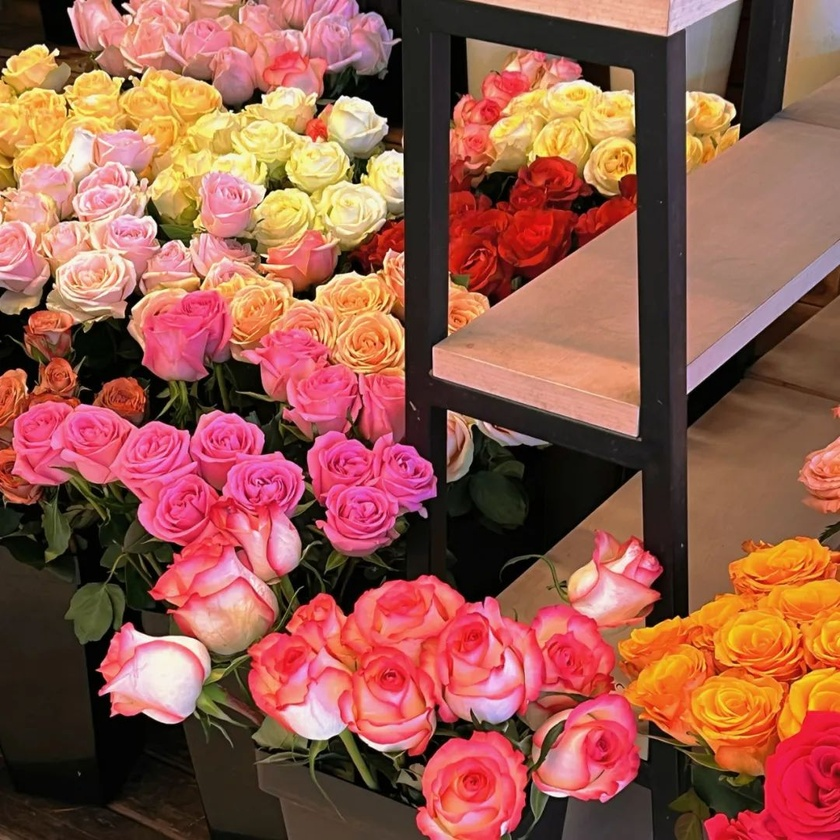
#> input picture 2021教学实习/代码源文件夹/creat/pic3.jpg, 840 x 840 px, shrunk from 1080 x 1080 before the run
$ python demo03.py
#> lines starting #> are read from the running program, lines starting #| are printed output that depends on the picture
from PIL import Image
from PIL import ImageFilter

im = Image.open('pic3.jpg')
#> im is the input picture: PIL image 840x840 RGB; mean R, G, B 150.1, 90.5, 75.7

# 模糊
im2 = im.filter(ImageFilter.BLUR)
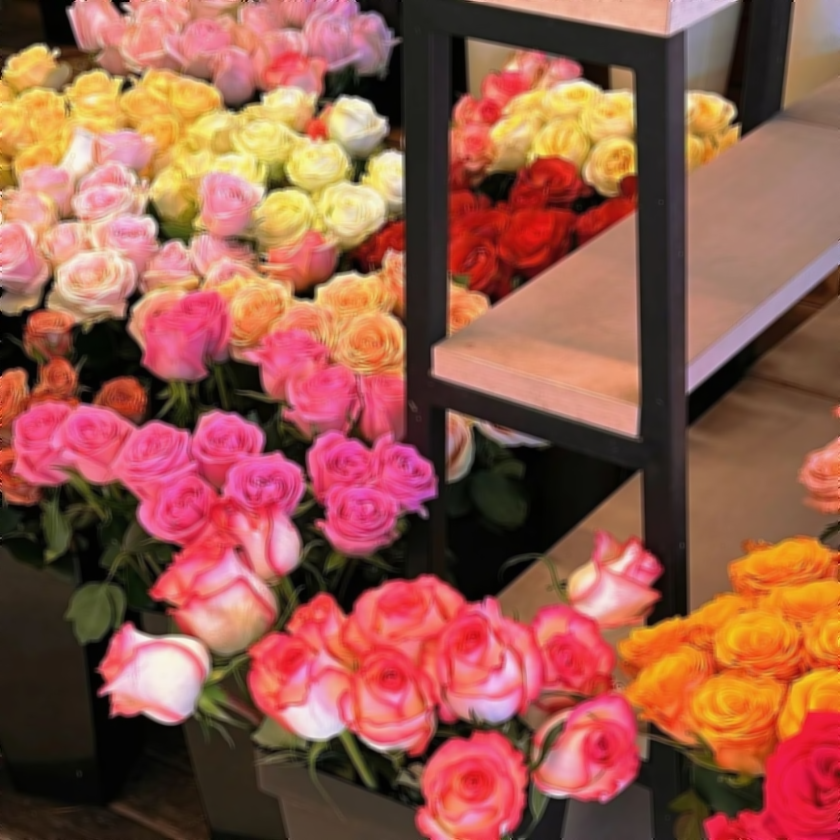
#> im2: PIL image 840x840 RGB; mean R, G, B 150.1, 90.6, 75.7
# 轮廓滤波
im3 = im.filter(ImageFilter.CONTOUR)
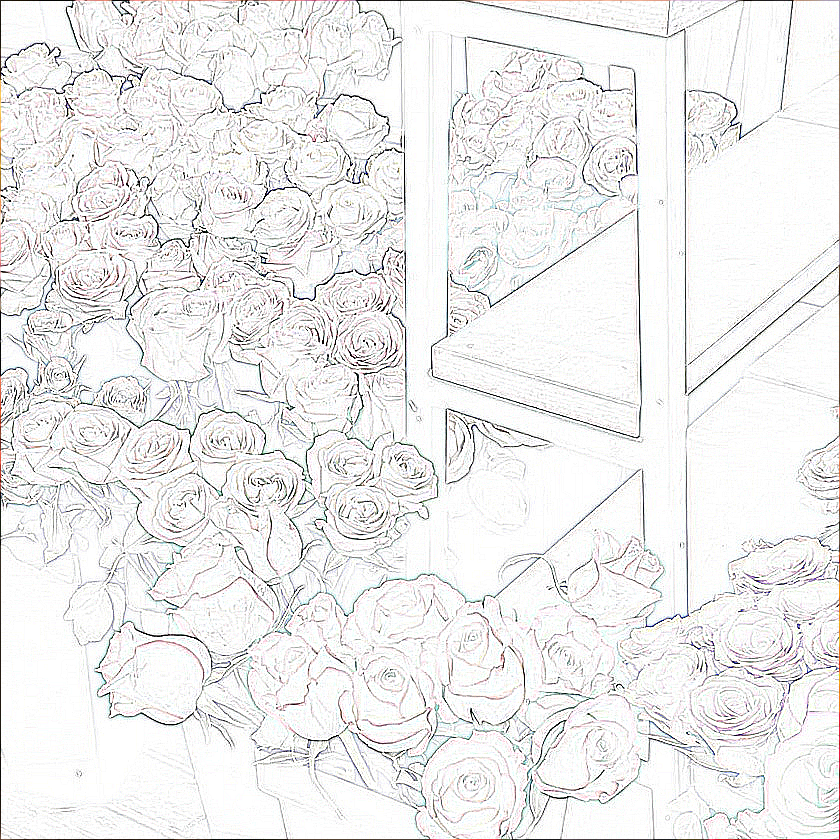
#> im3: PIL image 840x840 RGB; mean R, G, B 237.9, 237.4, 237.3
# 边缘增强滤波（锐化）
im4 = im.filter(ImageFilter.EDGE_ENHANCE)
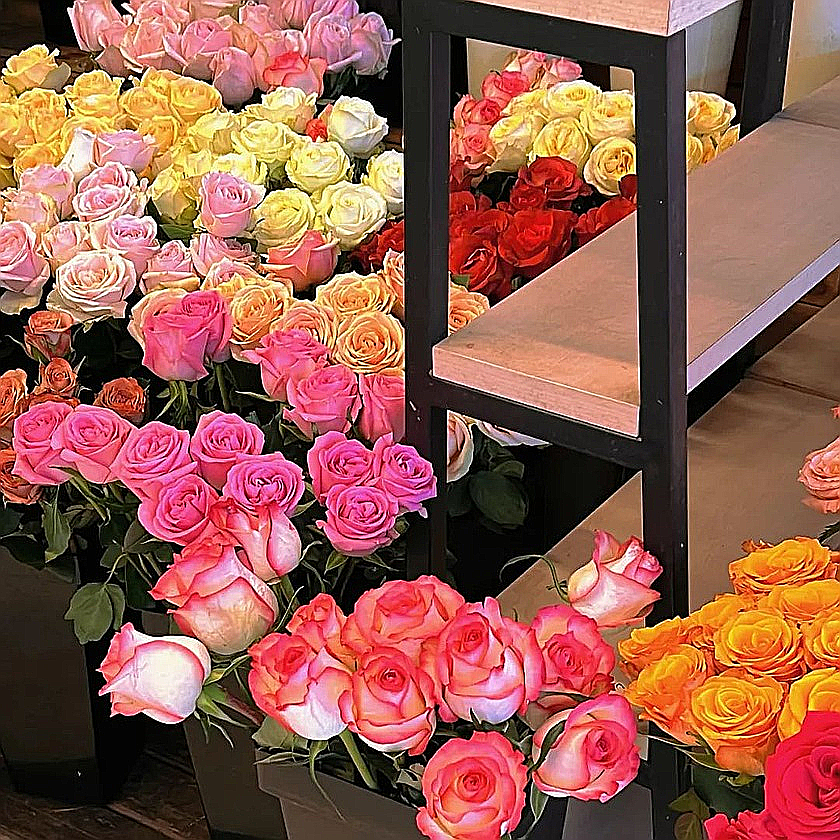
#> im4: PIL image 840x840 RGB; mean R, G, B 147.9, 92.1, 78.3
# 浮雕滤波
im5 = im.filter(ImageFilter.EMBOSS)
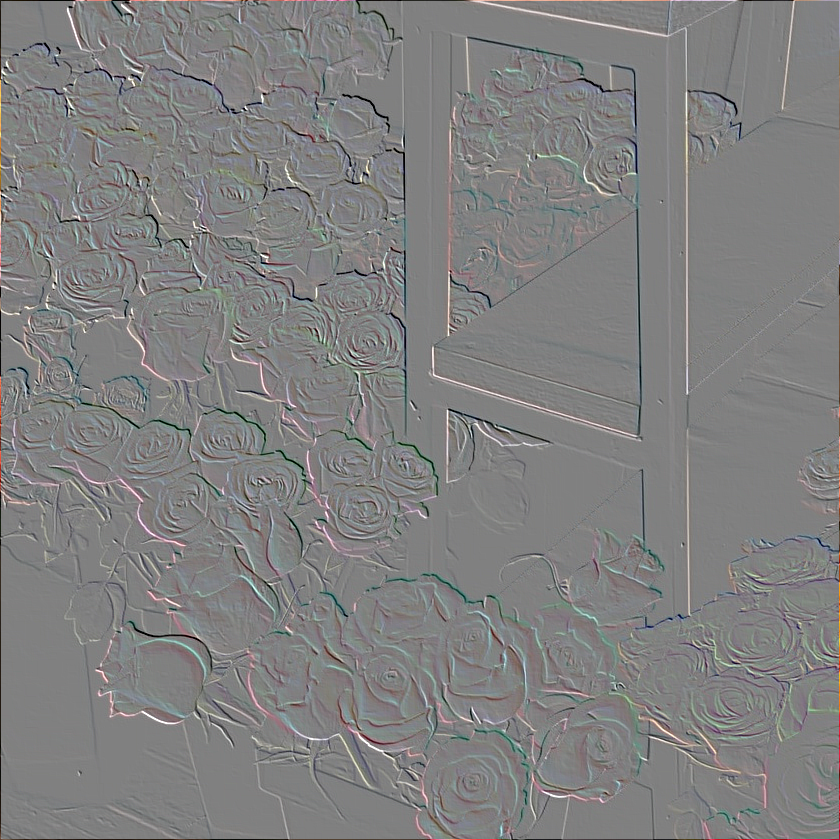
#> im5: PIL image 840x840 RGB; mean R, G, B 128.2, 127.9, 127.8
# 寻找边缘信息的滤波
im6 = im.filter(ImageFilter.FIND_EDGES)
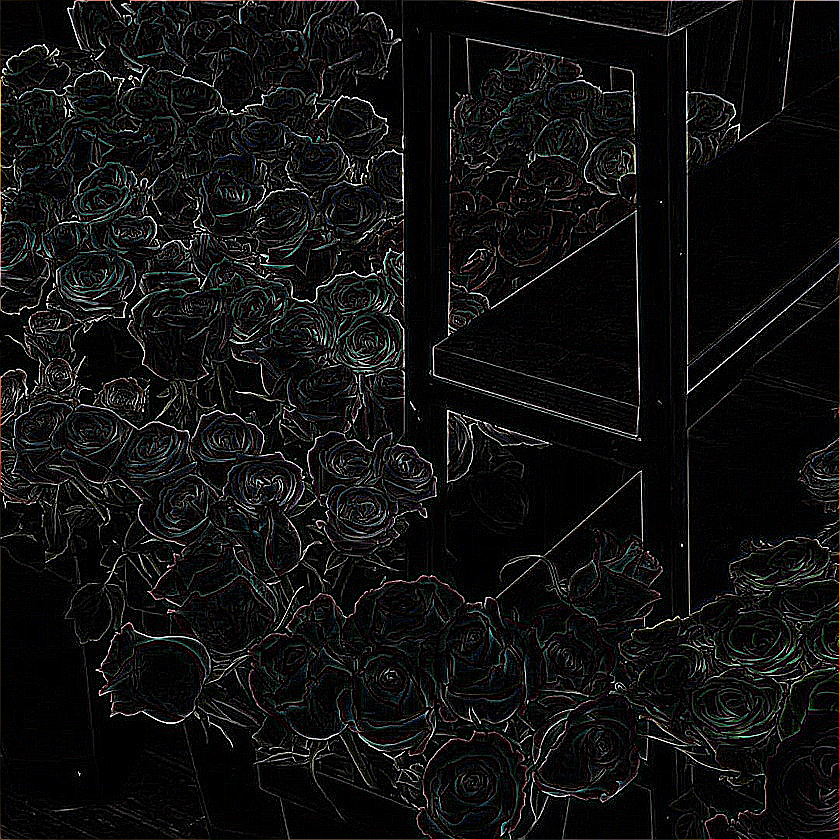
#> im6: PIL image 840x840 RGB; mean R, G, B 17.1, 17.1, 17.1

im2.save('pic3_BLUR.jpg')
im3.save('pic3_CONTOUR.jpg')
im4.save('pic3_EDGE_ENHANCE.jpg')
im5.save('pic3_EMBOSS.jpg')
im6.save('pic3_FIND_EDGES.jpg')

$ run again, with 2021教学实习/代码源文件夹/creat/pic01.jpg copied over 2021教学实习/代码源文件夹/creat/pic3.jpg
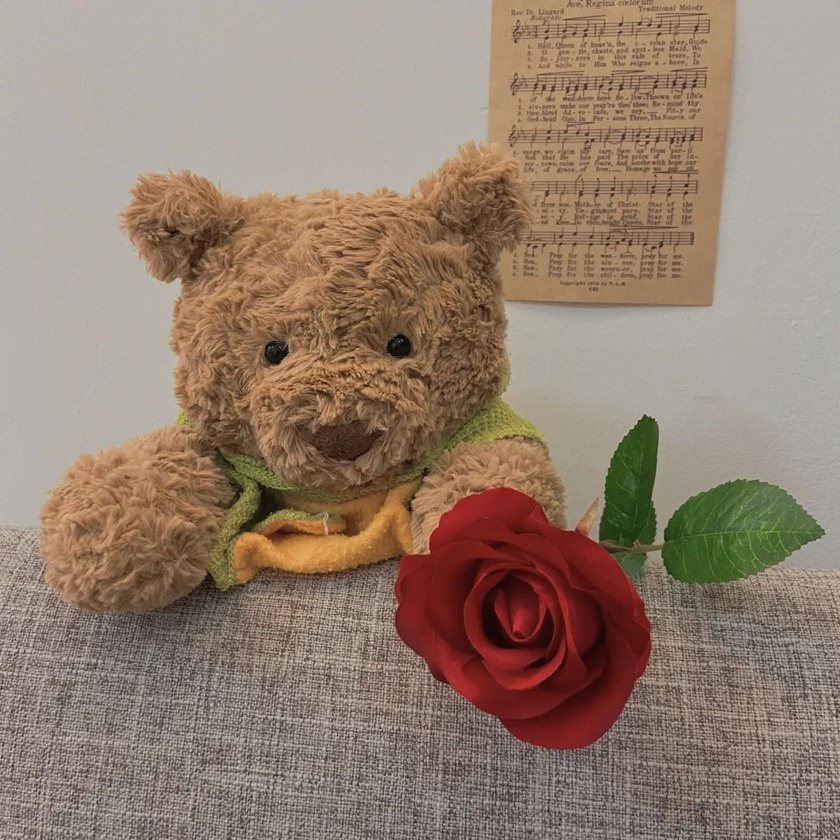
#> input picture 2021教学实习/代码源文件夹/creat/pic01.jpg, 840 x 840 px, shrunk from 1080 x 1080 before the run
#> im is the input picture: PIL image 840x840 RGB; mean R, G, B 147.5, 127.1, 111.6
#> `im5 = im.filter(ImageFilter.EMBOSS)`:
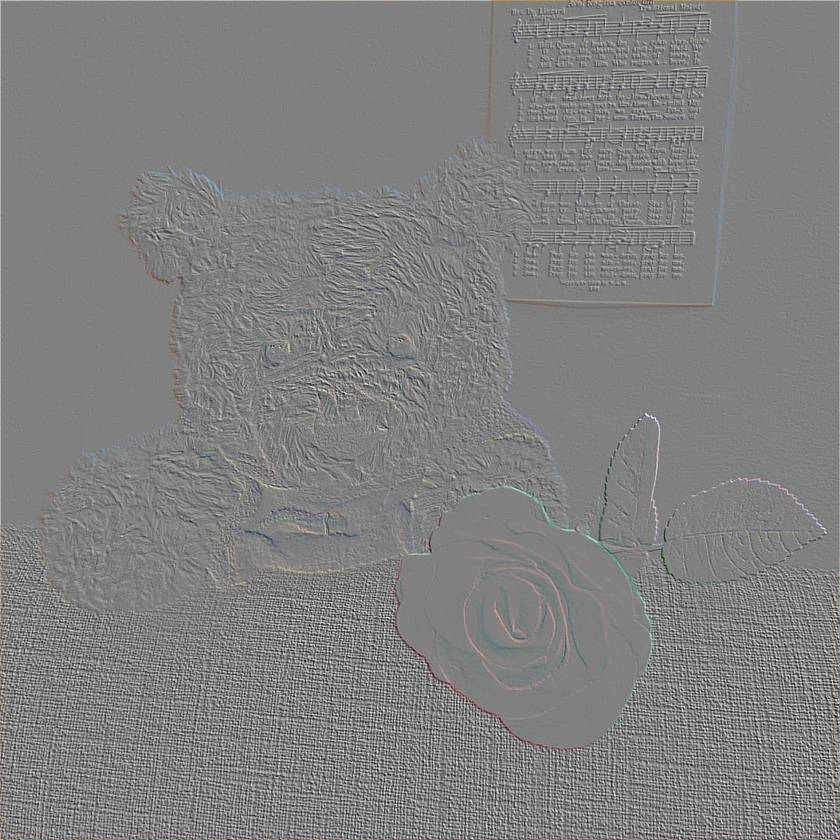
#> im5: PIL image 840x840 RGB; mean R, G, B 128.2, 128.2, 128.1
#> `im6 = im.filter(ImageFilter.FIND_EDGES)`:
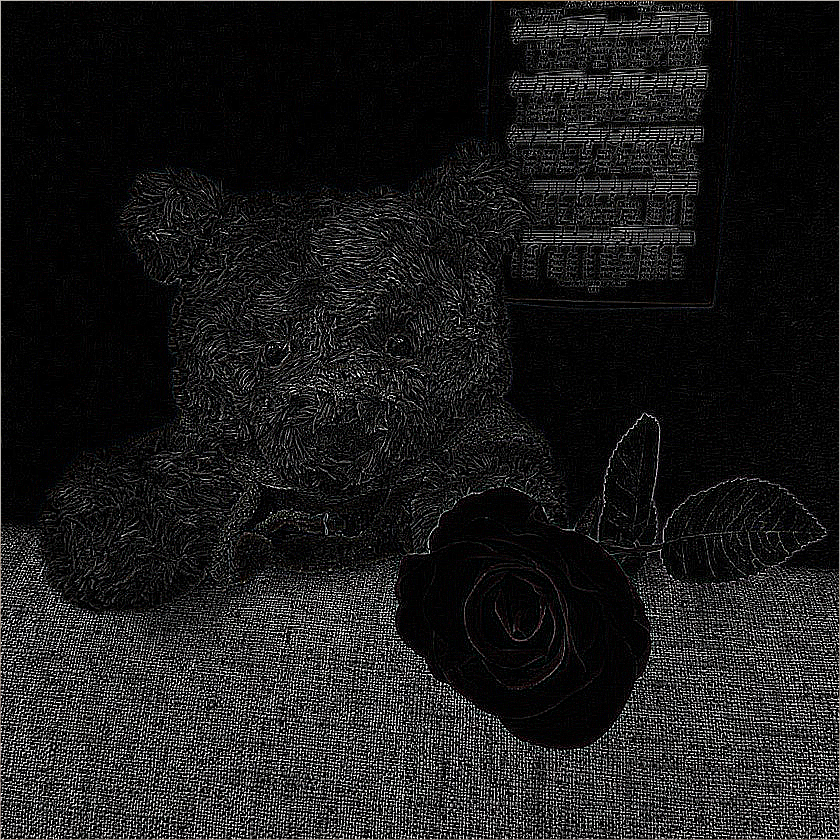
#> im6: PIL image 840x840 RGB; mean R, G, B 27.3, 27.1, 27.2

$ run again, with 2021教学实习/代码源文件夹/creat/pic2.jpg copied over 2021教学实习/代码源文件夹/creat/pic3.jpg
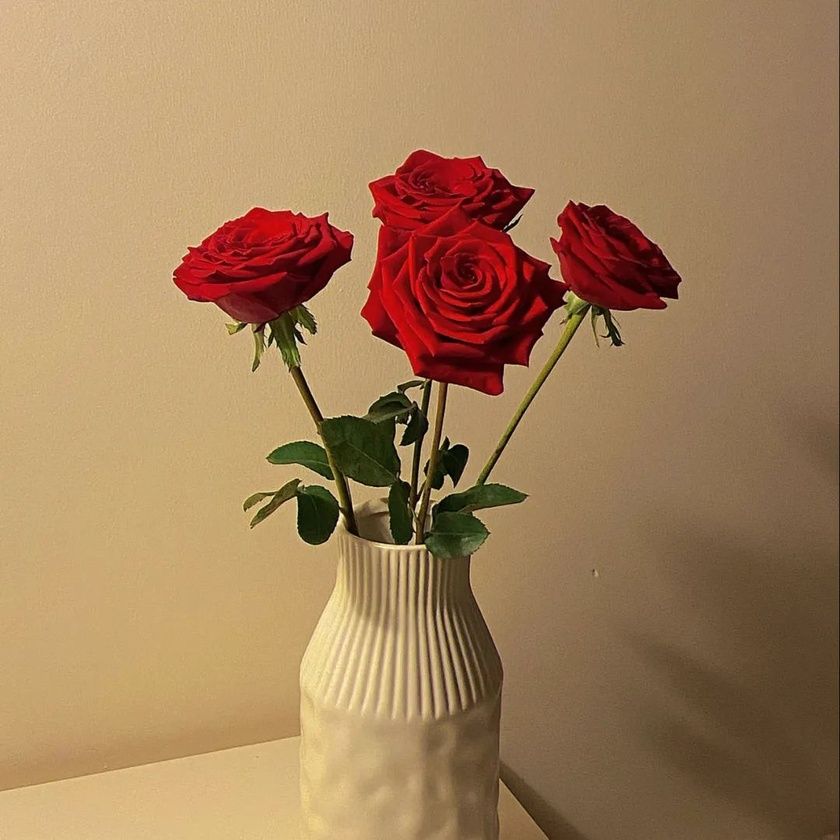
#> input picture 2021教学实习/代码源文件夹/creat/pic2.jpg, 840 x 840 px, shrunk from 1080 x 1079 before the run
#> im is the input picture: PIL image 840x840 RGB; mean R, G, B 162.8, 127.8, 91.1
#> `im5 = im.filter(ImageFilter.EMBOSS)`:
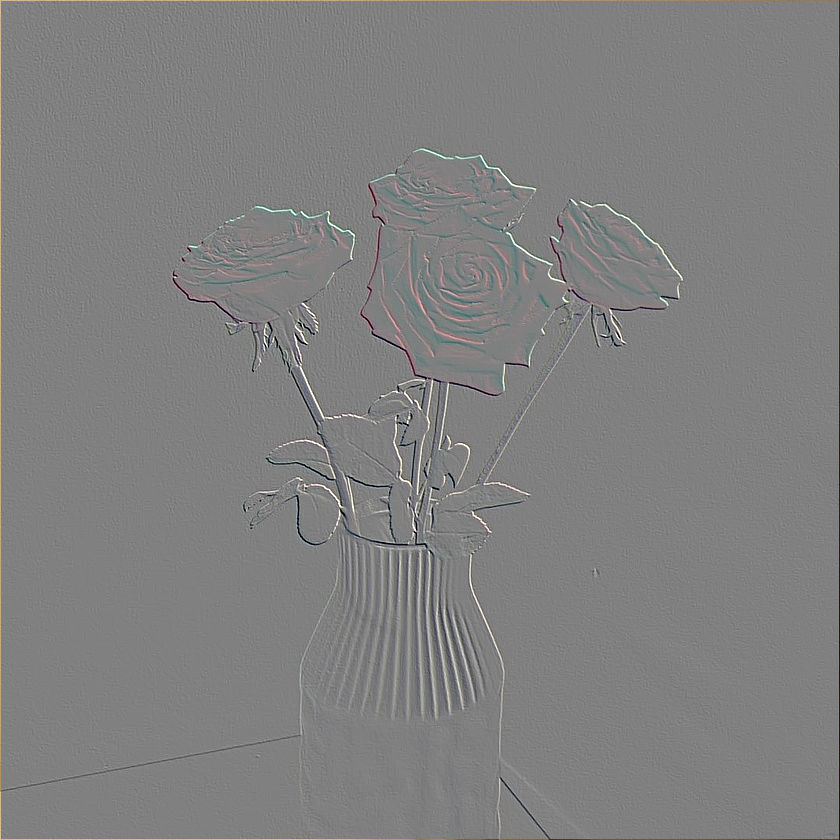
#> im5: PIL image 840x840 RGB; mean R, G, B 128, 127.9, 127.8
#> `im6 = im.filter(ImageFilter.FIND_EDGES)`:
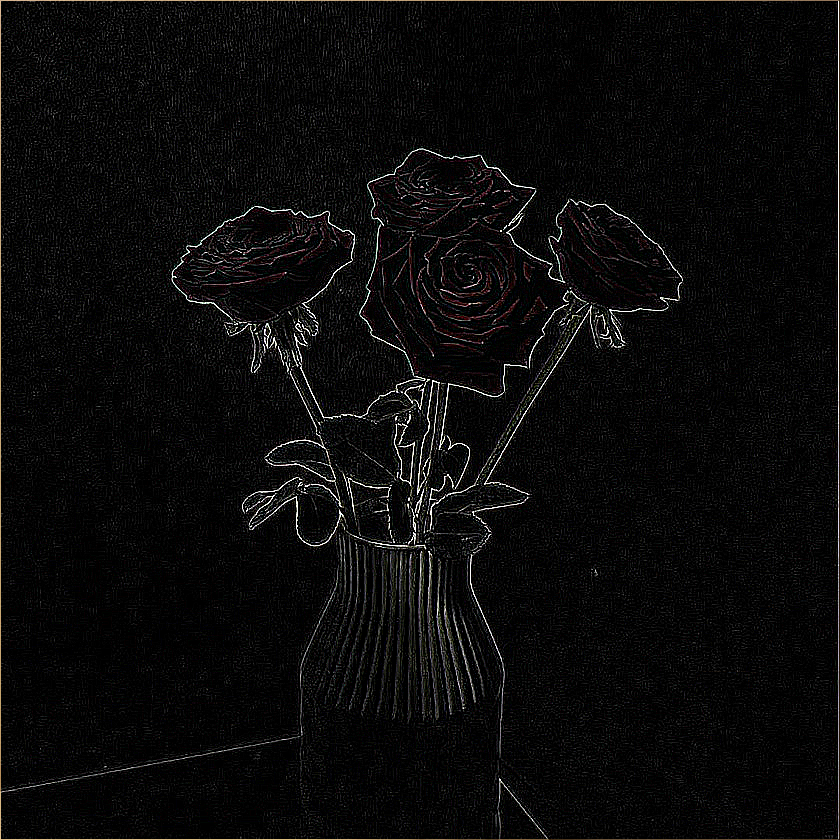
#> im6: PIL image 840x840 RGB; mean R, G, B 10.8, 10.5, 10.3
